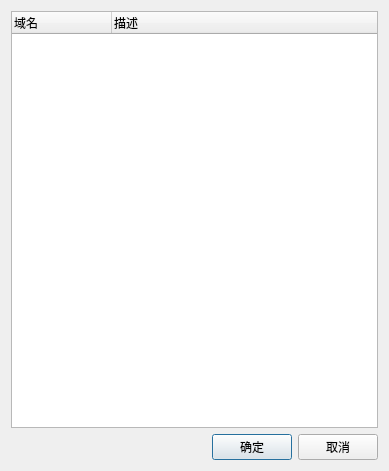
<?xml version="1.0" encoding="UTF-8"?>
<ui version="4.0">
 <class>DomainListDialog</class>
 <widget class="QDialog" name="DomainListDialog">
  <property name="geometry">
   <rect>
    <x>0</x>
    <y>0</y>
    <width>389</width>
    <height>471</height>
   </rect>
  </property>
  <property name="windowTitle">
   <string>域名列表</string>
  </property>
  <layout class="QVBoxLayout" name="verticalLayout">
   <item>
    <widget class="QTreeWidget" name="treeWidget">
     <property name="contextMenuPolicy">
      <enum>Qt::CustomContextMenu</enum>
     </property>
     <property name="editTriggers">
      <set>QAbstractItemView::DoubleClicked</set>
     </property>
     <column>
      <property name="text">
       <string>域名</string>
      </property>
     </column>
     <column>
      <property name="text">
       <string>描述</string>
      </property>
     </column>
    </widget>
   </item>
   <item>
    <layout class="QHBoxLayout" name="horizontalLayout">
     <item>
      <spacer name="horizontalSpacer">
       <property name="orientation">
        <enum>Qt::Horizontal</enum>
       </property>
       <property name="sizeHint" stdset="0">
        <size>
         <width>40</width>
         <height>20</height>
        </size>
       </property>
      </spacer>
     </item>
     <item>
      <widget class="QPushButton" name="pushButtonAccept">
       <property name="text">
        <string>确定</string>
       </property>
      </widget>
     </item>
     <item>
      <widget class="QPushButton" name="pushButtonReject">
       <property name="text">
        <string>取消</string>
       </property>
      </widget>
     </item>
    </layout>
   </item>
  </layout>
 </widget>
 <layoutdefault spacing="6" margin="11"/>
 <resources/>
 <connections/>
</ui>
